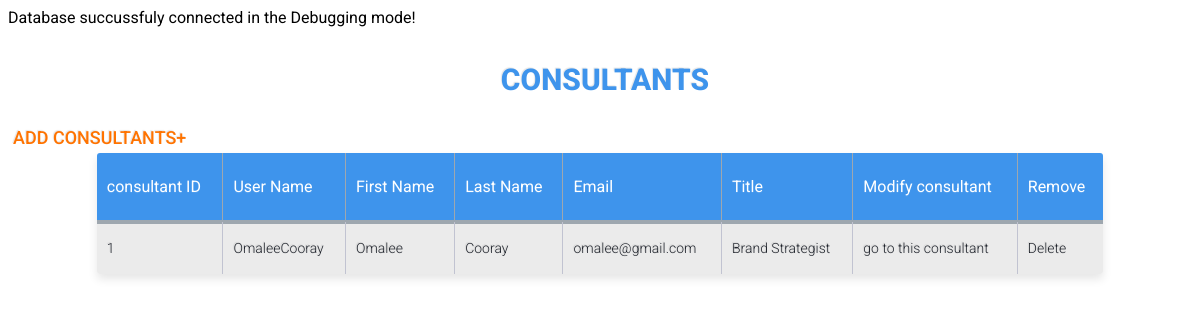
The app's page /admin-portal/consultants.php, older data.
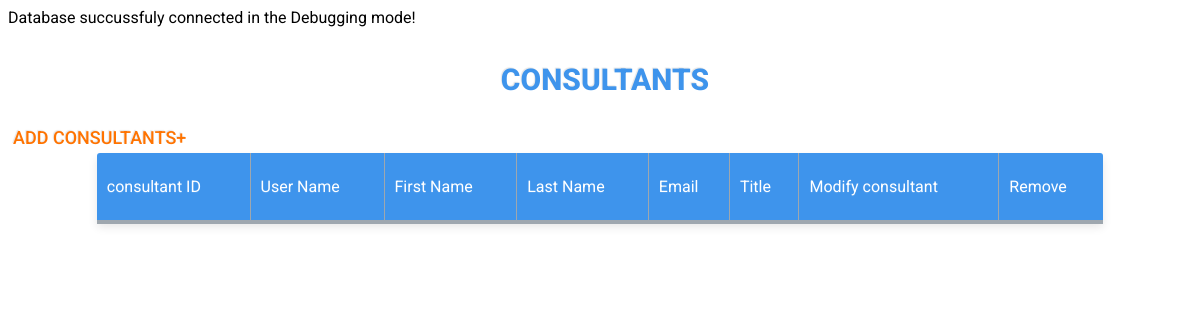
The same page, newer data.
### tables this page shows
CREATE TABLE `consultants` (
  `consultant_id` int(11) NOT NULL,
  `username` varchar(50) NOT NULL,
  `firstName` varchar(50) NOT NULL,
  `lastName` varchar(50) NOT NULL,
  `email` varchar(100) NOT NULL,
  `password` varchar(50) NOT NULL,
  `image` text NOT NULL,
  `title` varchar(50) NOT NULL,
  `description` longtext NOT NULL,
  `ratings` float NOT NULL,
  `availability` varchar(100) NOT NULL,
  `createdDate` timestamp NOT NULL DEFAULT current_timestamp() ON UPDATE current_timestamp(),
  `isDeleted` int(1) NOT NULL
);

### admin-portal/consultants.php (the view, shortened to what this page needs)
<?php require_once('../connection/dbconnection.php'); ?>
<?php
$consultant_list = "";
$query = "SELECT * FROM consultants WHERE isDeleted = 0 ORDER BY consultant_id";
$consultants = mysqli_query($connection, $query);
if ($consultants) {
    while ($consultant = mysqli_fetch_assoc($consultants)) {
        $consultant_list .= "<tbody class=\"table-hover\">";
        $consultant_list .= "<tr>";
        $consultant_list .= "<td class=\"text-left\"> {$consultant['consultant_id']} </td>";
        $consultant_list .= "<td class=\"text-left\"> {$consultant['username']} </td>";
        $consultant_list .= "<td class=\"text-left\"> {$consultant['firstName']} </td>";
        $consultant_list .= "<td class=\"text-left\"> {$consultant['lastName']} </td>";
        $consultant_list .= "<td class=\"text-left\"> {$consultant['email']} </td>";
        $consultant_list .= "<td class=\"text-left\"> {$consultant['title']} </td>";
        $consultant_list .= "<td class=\"text-left\"> <a href=\"item.php?con_id={$_GET['consultant_id']}&con_title={$_GET['title']}&con_name={$_GET['firstName']}\"> go to this consultant </a> </td>";
        $consultant_list .= "<td class=\"text-left\"> <a href=\"components/delete_item.php?con_id={$consultant['consultant_id']}\" onclick = \"return confirm('Are you sure to delete?');\"> Delete </a> </td>";
        $consultant_list .= "</tr>";
        $consultant_list .= "</tbody>";
    }
} else {
    echo "DB Failed!";
}
?>
<!DOCTYPE html>
<html lang="en">
<head>
    <link rel="stylesheet" href="css/tables.css">
</head>
<body>
    <div class="table-title">
        <h3>consultants</h3>
        <a href="addConsultantInfo.php">add consultants+</a>
    </div>
    <table class="table-fill">
        <tr>
            <th class="text-left">consultant ID</th>
            <th class="text-left">User Name</th>
            <th class="text-left">First Name</th>
            <th class="text-left">Last Name</th>
            <th class="text-left">Email</th>
            <th class="text-left">Title</th>
            <th class="text-left">Modify consultant</th>
            <th class="text-left">Remove</th>
        </tr>
        <tr>
            <?php echo $consultant_list; ?>
        </tr>
    </table>
</body>
</html>

### admin-portal/css/tables.css (style rules this page uses)
body { font-family: "Roboto", helvetica, arial, sans-serif; text-rendering: optimizeLegibility; }
div.table-title { display: block; margin: auto; padding:5px; width: 100%; }
.table-title a { color: rgb(255, 115, 0); text-decoration: none; font-size: 18px; font-weight: 500; font-style:normal; font-family: "Roboto", helvetica, arial, sans-serif; text-shadow: -1px -1px 1px rgba(0, 0, 0, 0.1); text-transform:uppercase; }
.table-title h3 { color: #3e94ec; font-size: 30px; font-weight: 800; font-style:normal; font-family: "Roboto", helvetica, arial, sans-serif; text-shadow: -1px -1px 1px rgba(0, 0, 0, 0.1); text-transform:uppercase; text-align: center; }
.table-fill { background: white; border-radius:3px; border-collapse: collapse; margin: auto; padding:5px; width:85%; box-shadow: 0 5px 10px rgba(0, 0, 0, 0.1); animation: float 5s infinite; }
th { color:#ffffff; background:#3e94ec; border-bottom:4px solid #9ea7af; border-right: 1px solid #9ea7af; font-size:16px; font-weight: 400; padding: 24px 10px 24px 10px; text-align:left; vertical-align:middle; }
th:first-child { border-top-left-radius:3px; }
th:last-child { border-top-right-radius:3px; border-right:none; }
tr { border-top: 1px solid #C1C3D1; border-bottom: 1px solid #C1C3D1; color:#22262e; font-size:14px; font-weight:normal; text-shadow: 0 1px 1px rgba(256, 256, 256, 0.1); }
tr:first-child { border-top:none; }
th.text-left { text-align: left; }
tr:last-child { border-bottom:none; }
tr:nth-child(odd) td { background:#EBEBEB; }
tr:last-child td:first-child { border-bottom-left-radius:3px; }
tr:last-child td:last-child { border-bottom-right-radius:3px; }
td { background:#FFFFFF; padding: 18px 10px 18px 10px; text-align:left; vertical-align:middle; font-weight:300; font-size:14px; text-shadow: -1px -1px 1px rgba(0, 0, 0, 0.1); border-right: 1px solid #C1C3D1; }
td:last-child { border-right: 0px; }
td.text-left { text-align: left; }
.text-left a { text-decoration: none; color:#22262e; }

Row changes from the older to the newer data that the page shows:
removed consultants: consultant_id "1", username "OmaleeCooray", firstName "Omalee", lastName "Cooray", email "omalee@gmail.com", title "Brand Strategist"
